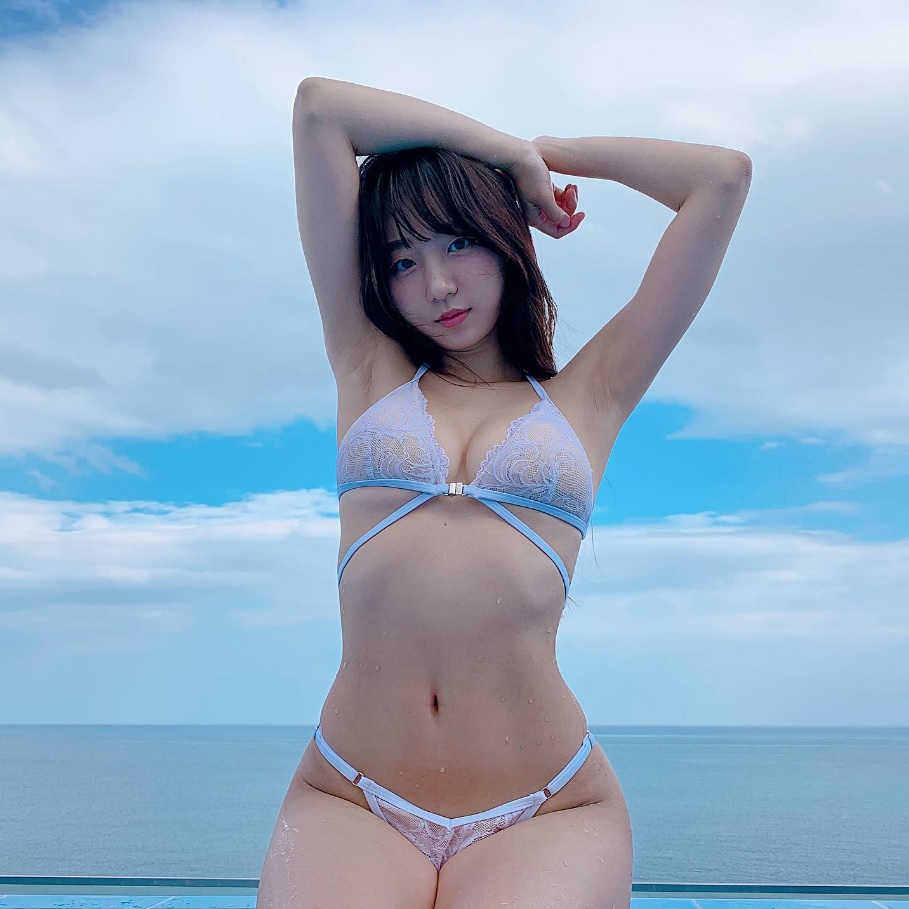
#> input picture laplacian/image/ex_1.jpg, 909 x 909 px, given in place of the camera
$ python test_avi.py   (older library calls are emulated)
#> lines starting #> are read from the running program, lines starting #| are printed output that depends on the picture; after the words box and inside, x2 and y2 are one past the last pixel; in counts of white or black regions, pixels touching at a corner belong together
import numpy as np
import cv2

from matplotlib import pyplot as plt
cap = cv2.VideoCapture(0)

while(True):
    # Capture frame-by-frame
    ret, frame = cap.read()
#> frame is the input picture: shape (909, 909, 3); mean B, G, R 197.6, 175.3, 151.5
    if frame is None:
        continue

    frame = cv2.resize(frame, (320,240))
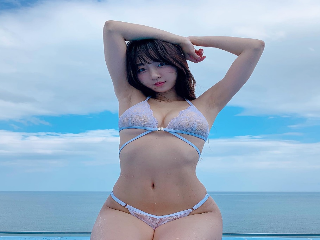
#> frame: shape (240, 320, 3); mean B, G, R 197.5, 175.2, 151.4
    # Our operations on the frame come here
    gray = cv2.cvtColor(frame, cv2.COLOR_BGR2GRAY)

    #모폴로지 (블러효과)
    kernel = cv2.getStructuringElement(cv2.MORPH_RECT, (3,3))
    dilate = cv2.dilate(gray.copy(), kernel)
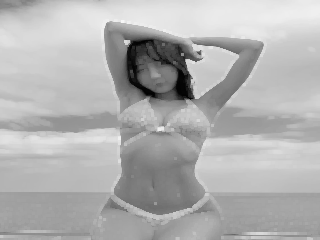
#> dilate: shape (240, 320); min 2, max 246, mean 177

    #캐니
    edges = cv2.Canny(gray.copy(),threshold1=100, threshold2=200,apertureSize = 3 , L2gradient=True )
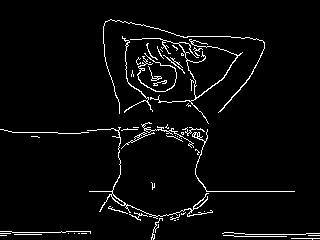
#> edges: shape (240, 320); 3.8% white in thin lines or dots


    sobelxy = cv2.Sobel(gray.copy(),cv2.CV_8U, dx=1 , dy=1)
    sobelxy_1= cv2.Sobel(dilate,cv2.CV_8U, dx=1 , dy=1)

    #sobel
    laplacian_1 = cv2.Laplacian(dilate,cv2.CV_8U,13)

    laplacian = cv2.Laplacian(gray.copy(),cv2.CV_8U,13)
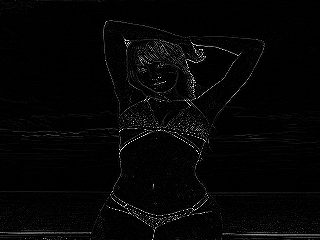
#> laplacian: shape (240, 320); min 0, max 255, mean 5.3
    # laplacian = cv2.Laplacian(gray.copy(),cv2.CV_64F )

    #kernel = np.ones((3,3),np.uint8)
    #laplacian = cv2.dilate(laplacian,kernel,iterations = 1)

    im_th1 = cv2.adaptiveThreshold(gray.copy(), 255, cv2.ADAPTIVE_THRESH_GAUSSIAN_C, \
                                   cv2.THRESH_BINARY, 5, 2)
#> im_th1: shape (240, 320); 85% white; black in thin lines or dots

    # Display the resulting frame
    #edges = cv2.Canny(gray.copy(),threshold1=50, threshold2=150,apertureSize = 3)
    tempImg = cv2.medianBlur(gray, 5)
    im_th1 = cv2.adaptiveThreshold(tempImg, 255, cv2.ADAPTIVE_THRESH_GAUSSIAN_C, \
                                cv2.THRESH_BINARY, 5, 2)
#> im_th1: shape (240, 320); 91.5% white; black in thin lines or dots

    blur = cv2.GaussianBlur(im_th1, (3,3), 0)
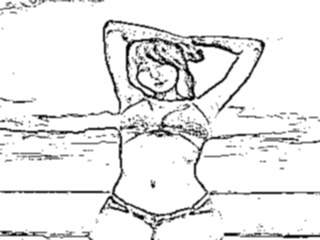
#> blur: shape (240, 320); min 0, max 255, mean 233.4
    _, im_th2 = cv2.threshold(blur, 0, 255, cv2.THRESH_BINARY + cv2.THRESH_OTSU)
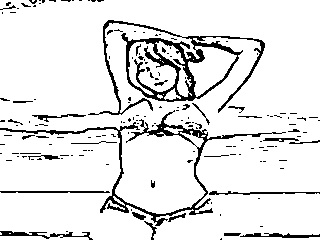
#> im_th2: shape (240, 320); 90% white; black in thin lines or dots


    numpy_horizontal = np.hstack((gray, edges, laplacian,laplacian_1, sobelxy,sobelxy_1 ))
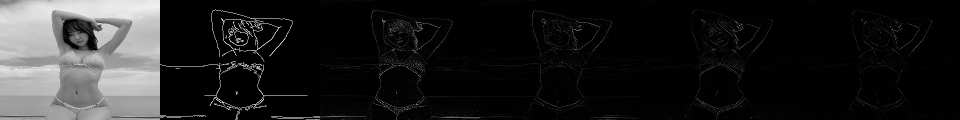
#> numpy_horizontal: shape (240, 1920) (shown at 1/2 size); min 0, max 255, mean 32.2

    cv2.imshow('Numpy Horizontal', numpy_horizontal)
    if cv2.waitKey(1) & 0xFF == ord('q'):
#> (key q is pressed here)
        break

# When everything done, release the capture
cap.release()
cv2.destroyAllWindows()

$ run again, on laplacian/image/ex_2.jpg
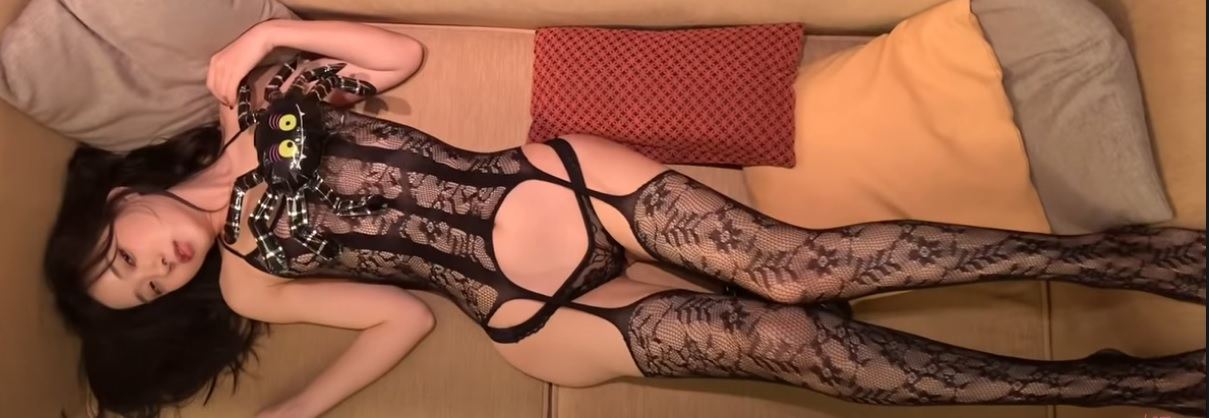
#> input picture laplacian/image/ex_2.jpg, 1209 x 418 px, given in place of the camera
#> frame is the input picture: shape (418, 1209, 3); mean B, G, R 66.4, 88.2, 137.7
#> frame: shape (240, 320, 3)
#> `edges = cv2.Canny(gray.copy(),threshold1=100, threshold2=200,apertureS..`:
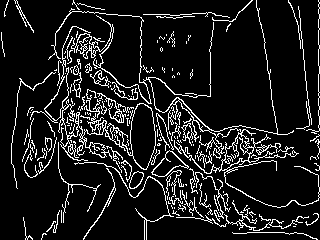
#> edges: shape (240, 320); 11.1% white in thin lines or dots
#> im_th2: shape (240, 320); 76.3% white; 287 black regions (239 under 20 px), largest, box (x1, y1, x2, y2) and area: (19, 8, 290, 240) 9694, (72, 0, 251, 97) 1236, (226, 152, 320, 215) 911
#> `numpy_horizontal = np.hstack((gray, edges, laplacian,laplacian_1, sobe..`:
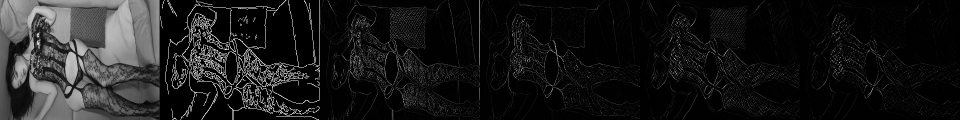
#> numpy_horizontal: shape (240, 1920) (shown at 1/2 size); min 0, max 255, mean 26.2

$ run again, on laplacian/image/ex_3.jpg
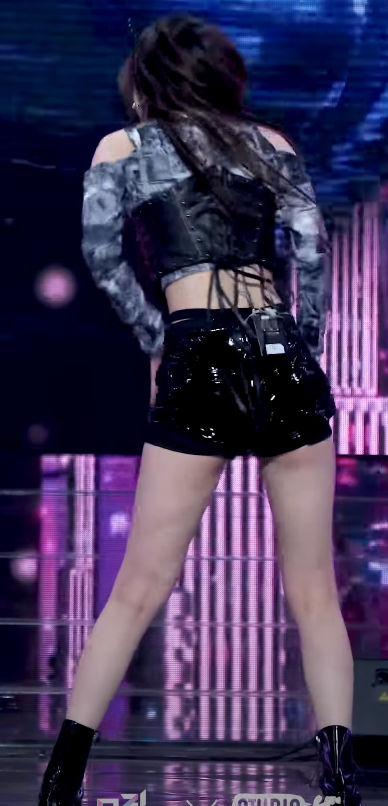
#> input picture laplacian/image/ex_3.jpg, 776 x 1612 px, given in place of the camera (shown at 1/2 size)
#> frame is the input picture: shape (1612, 776, 3); mean B, G, R 85.3, 51.1, 62
#> frame: shape (240, 320, 3)
#> `edges = cv2.Canny(gray.copy(),threshold1=100, threshold2=200,apertureS..`:
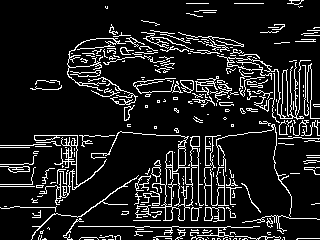
#> edges: shape (240, 320); 11.7% white in thin lines or dots
#> im_th2: shape (240, 320); 73.9% white; 298 black regions (234 under 20 px), largest, box (x1, y1, x2, y2) and area: (0, 15, 320, 240) 11911, (142, 27, 276, 93) 1085, (146, 2, 275, 21) 413
#> `numpy_horizontal = np.hstack((gray, edges, laplacian,laplacian_1, sobe..`:
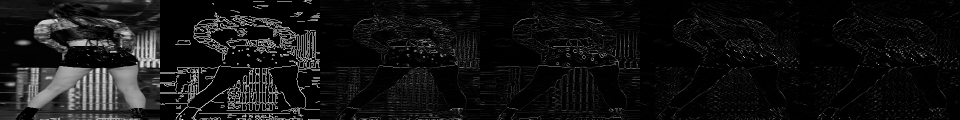
#> numpy_horizontal: shape (240, 1920) (shown at 1/2 size); min 0, max 255, mean 19.4

$ run again, on laplacian/image/ex_4.jpg
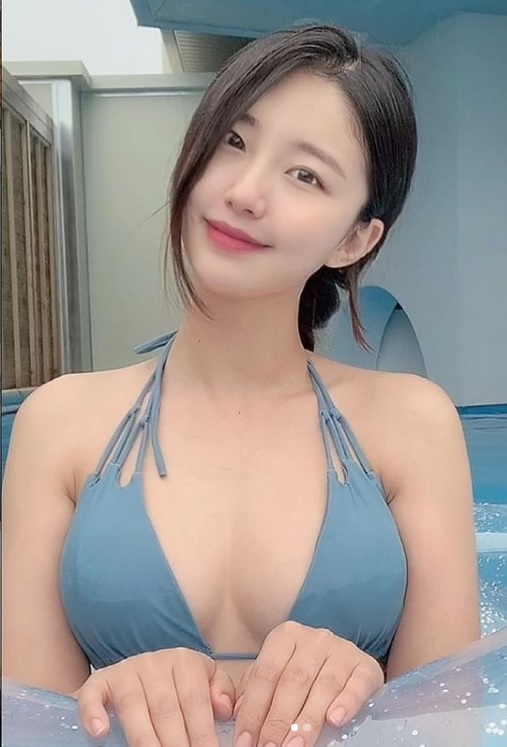
#> input picture laplacian/image/ex_4.jpg, 507 x 747 px, given in place of the camera
#> frame is the input picture: shape (747, 507, 3); mean B, G, R 145.7, 150.6, 159.7
#> frame: shape (240, 320, 3)
#> edges: shape (240, 320); 6.8% white in thin lines or dots
#> im_th2: shape (240, 320); 85.5% white; 189 black regions (152 under 20 px), largest, box (x1, y1, x2, y2) and area: (108, 10, 263, 113) 2420, (0, 34, 110, 240) 2301, (38, 116, 259, 222) 1461
#> `numpy_horizontal = np.hstack((gray, edges, laplacian,laplacian_1, sobe..`:
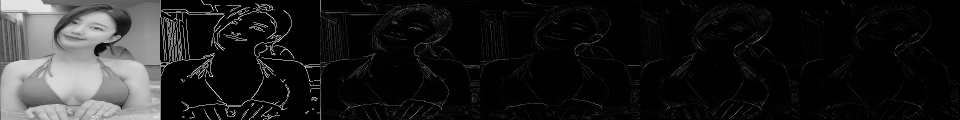
#> numpy_horizontal: shape (240, 1920) (shown at 1/2 size); min 0, max 255, mean 31.1
